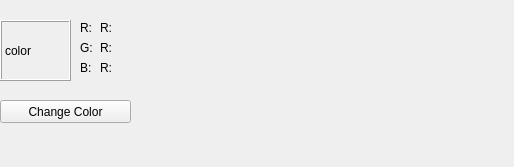
<?xml version="1.0" encoding="UTF-8"?>
<ui version="4.0">
 <class>PmColorEdit</class>
 <widget class="QWidget" name="PmColorEdit">
  <property name="geometry">
   <rect>
    <x>0</x>
    <y>0</y>
    <width>514</width>
    <height>167</height>
   </rect>
  </property>
  <property name="windowTitle">
   <string>PmColorEdit</string>
  </property>
  <widget class="QLabel" name="lbColorShow">
   <property name="geometry">
    <rect>
     <x>0</x>
     <y>20</y>
     <width>71</width>
     <height>61</height>
    </rect>
   </property>
   <property name="frameShape">
    <enum>QFrame::Box</enum>
   </property>
   <property name="frameShadow">
    <enum>QFrame::Raised</enum>
   </property>
   <property name="text">
    <string>color</string>
   </property>
  </widget>
  <widget class="QPushButton" name="btnChgColor">
   <property name="geometry">
    <rect>
     <x>0</x>
     <y>100</y>
     <width>131</width>
     <height>23</height>
    </rect>
   </property>
   <property name="text">
    <string>Change Color</string>
   </property>
  </widget>
  <widget class="QLabel" name="lbR">
   <property name="geometry">
    <rect>
     <x>80</x>
     <y>20</y>
     <width>16</width>
     <height>16</height>
    </rect>
   </property>
   <property name="text">
    <string>R:</string>
   </property>
  </widget>
  <widget class="QLabel" name="lbG">
   <property name="geometry">
    <rect>
     <x>80</x>
     <y>40</y>
     <width>16</width>
     <height>16</height>
    </rect>
   </property>
   <property name="text">
    <string>G:</string>
   </property>
  </widget>
  <widget class="QLabel" name="lbG_2">
   <property name="geometry">
    <rect>
     <x>80</x>
     <y>60</y>
     <width>16</width>
     <height>16</height>
    </rect>
   </property>
   <property name="text">
    <string>B:</string>
   </property>
  </widget>
  <widget class="QLabel" name="lbRval">
   <property name="geometry">
    <rect>
     <x>100</x>
     <y>20</y>
     <width>41</width>
     <height>16</height>
    </rect>
   </property>
   <property name="text">
    <string>R:</string>
   </property>
  </widget>
  <widget class="QLabel" name="lbGval">
   <property name="geometry">
    <rect>
     <x>100</x>
     <y>40</y>
     <width>41</width>
     <height>16</height>
    </rect>
   </property>
   <property name="text">
    <string>R:</string>
   </property>
  </widget>
  <widget class="QLabel" name="lbBval">
   <property name="geometry">
    <rect>
     <x>100</x>
     <y>60</y>
     <width>41</width>
     <height>16</height>
    </rect>
   </property>
   <property name="text">
    <string>R:</string>
   </property>
  </widget>
 </widget>
 <layoutdefault spacing="6" margin="11"/>
 <resources/>
 <connections/>
</ui>
